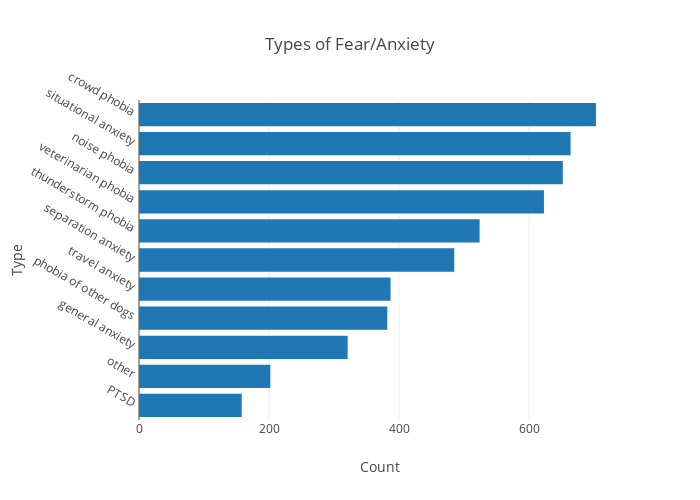

Source (notebook cell):
### Markdown cell above
### 3.4 Fear/Anxiety

### Code cell
# Create the necessary dataframe.
query = ('SELECT question_reason_for_part_3, q04_1, q04_2, q04_3, q04_4, q04_5, q04_6, '
         'q04_7, q04_8, q04_9, q04_10, q04_11 FROM users JOIN dogs USING(record_id)')
df = pd.read_sql_query(query, con)
df.columns = ['suspicion', 'thunderstorm phobia', 'noise phobia', 'crowd phobia',
              'phobia of other dogs', 'PTSD',
              'general anxiety', 'situational anxiety', 'veterinarian phobia',
              'separation anxiety', 'travel anxiety', 'other']

# Remove biased results and discard suspicion column.
df = df[df['suspicion'] == '0']
df.drop('suspicion', axis=1, inplace=True)

# Convert columns to integer type.
for col in df:
    df[col] = pd.to_numeric(df[col])

# Get individual behavior problem counts and display as a table.
sums = df.sum()
sums = sums.sort_values(ascending=True)

# Generate a bar graph.
data = [go.Bar(x=sums.values,
                y=sums.index.values,
                orientation='h')]
layout = go.Layout(title='Types of Fear/Anxiety',
                   xaxis=dict(title='Count'),
                   yaxis=dict(title='Type',
                              automargin=True,
                              tickangle=30,
                              tickprefix=' ',
                              ticksuffix=' '),
                   width=700,
                   height=500
                  )
fig = dict(data=data, layout=layout)
py.iplot(fig)

### Figure 1 — Plotly figure (JSON) as saved in the notebook; plotly's stock layout.template omitted (floating-point values rounded to 4 significant figures)
{"data": [{"orientation": "h", "type": "bar", "x": [158, 202, 321, 382, 387, 485, 524, 623, 652, 664, 703], "y": ["PTSD", "other", "general anxiety", "phobia of other dogs", "travel anxiety", "separation anxiety", "thunderstorm phobia", "veterinarian phobia", "noise phobia", "situational anxiety", "crowd phobia"]}], "layout": {"height": 500, "title": "Types of Fear/Anxiety", "width": 700, "xaxis": {"title": "Count"}, "yaxis": {"automargin": true, "tickangle": 30, "tickprefix": " ", "ticksuffix": " ", "title": "Type"}}}
